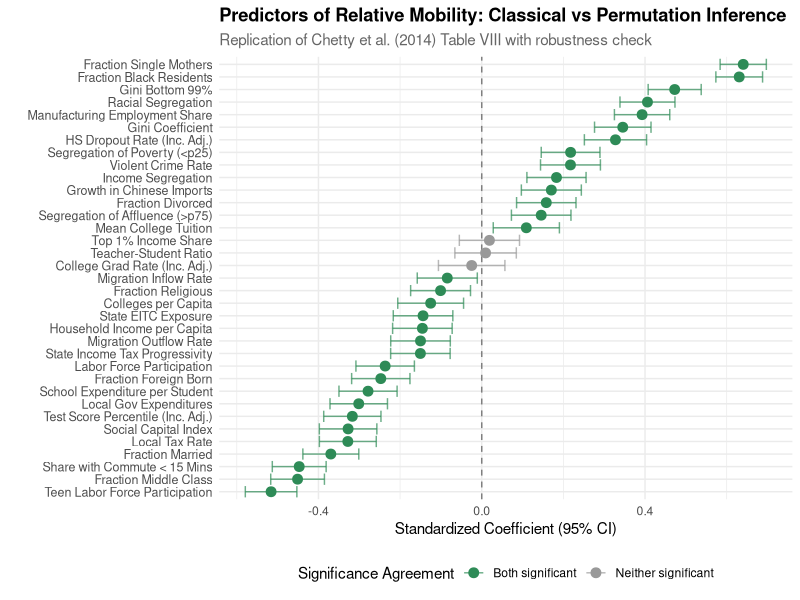
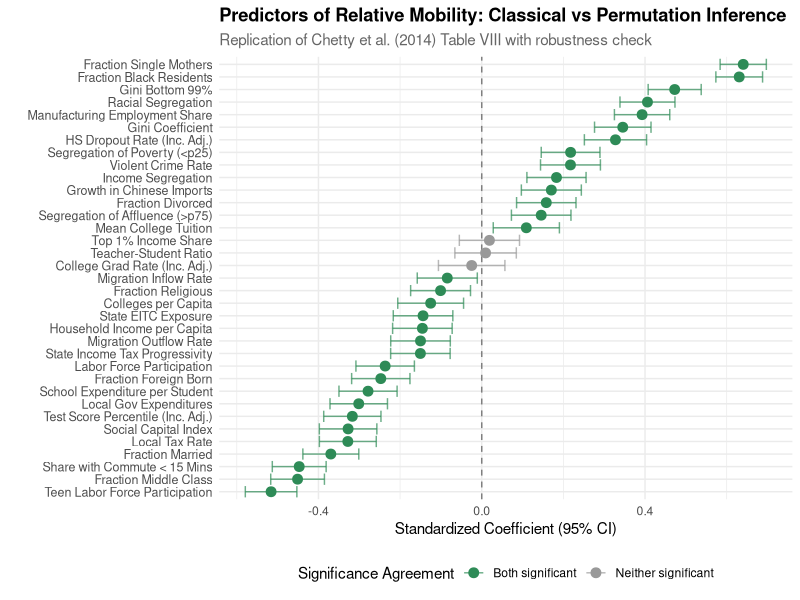

Recreate these plots in R, in order.
## ---- chunk 1
knitr::opts_chunk$set(
  echo = TRUE,
  message = TRUE,
  warning = TRUE,
  tidy = TRUE,
  tidy.opts = list(width.cutoff = 55),
  comment = NA
)
options(width = 70)
## ---- chunk 2
library(tidyverse)
library(broom)
## ---- chunk 3
# Load Online Data Table 5 (Mobility Estimates)
# Row 50 contains column headers, so skip first 49 rows
table5 <- read.csv("Online_Data_Table_5.csv",
  skip = 49,
  header = TRUE,
  stringsAsFactors = FALSE
)

# Remove rows with column numbers "(1)", "(2)", etc. and empty rows
table5 <- table5[!grepl("^\\(\\d+\\)$", table5[, 1]) & table5[, 1] != "", ]
rownames(table5) <- NULL

# Load Online Data Table 8 (CZ Characteristics)
# Row 7 contains column headers, so skip first 6 rows
table8 <- read.csv("Online_Data_Table_8.csv",
  skip = 6,
  header = TRUE,
  stringsAsFactors = FALSE
)

# Remove invalid rows (negative CZ codes are metadata)
table8 <- table8[as.numeric(table8[, 1]) > 0 & !is.na(table8[, 1]), ]
rownames(table8) <- NULL

if (nrow(table8) == 0) {
  stop("ERROR: Online_Data_Table_8.csv loaded 0 rows! Check file location.")
}

cat(sprintf("Loaded Table 5: %d CZs with mobility estimates\n", nrow(table5)))
cat(sprintf("Loaded Table 8: %d CZs with characteristics\n", nrow(table8)))
## ---- chunk 4
# Clean column names (R converts spaces and special chars to dots)
names(table5) <- gsub("^X\\.", "", names(table5))
names(table8) <- gsub("^X\\.", "", names(table8))

# Rename key columns for clarity
colnames(table5)[1] <- "CZ"
colnames(table5)[5] <- "AM"          # Absolute Mobility
colnames(table5)[6] <- "RM"          # Relative Mobility
colnames(table5)[4] <- "n_children"
colnames(table8)[1] <- "CZ"

# Convert CZ to numeric for joining
table5$CZ <- as.numeric(table5$CZ)
table8$CZ <- as.numeric(table8$CZ)
## ---- chunk 5
# Merge mobility estimates with CZ characteristics
data <- table5 %>%
  select(CZ, RM, AM, n_children) %>%
  inner_join(table8, by = "CZ")

# Convert covariate columns to numeric
numeric_cols <- c("RM", "AM", "n_children", names(table8)[4:ncol(table8)])
for (col in numeric_cols) {
  if (col %in% names(data)) {
    data[[col]] <- as.numeric(data[[col]])
  }
}

# Apply sample restriction: n >= 250 children
data <- data %>%
  mutate(n250 = ifelse(n_children >= 250, 1, 0))

df <- data %>%
  filter(n250 == 1) %>%
  filter(!is.na(RM))

cat(sprintf("Final sample: %d CZs with n >= 250 children\n", nrow(df)))
cat(sprintf("(Dropped %d CZs with insufficient sample size)\n", nrow(data) - nrow(df)))
## ---- chunk 6
#' Permutation Regression Test (DiCiccio & Romano 2017, Theorem 3.2)
#'
#' Tests H0: beta = 0 using a heteroskedasticity-robust Wald statistic.
#' The test permutes Y values to generate the null distribution.
#'
#' @param X Matrix of predictor variables (must be centered to mean zero)
#' @param Y Vector of response variable (must be centered to mean zero)
#' @param B Number of permutations (default: 10,000)
#' @param seed Random seed for reproducibility
#' @return List with observed statistic, permutation distribution, and p-value

perm_test_regression <- function(X, Y, B = 10000, seed = NULL) {
  if (!is.null(seed)) set.seed(seed)

  X <- as.matrix(X)
  Y <- as.numeric(Y)
  n <- nrow(X)

  if (n != length(Y)) stop("X and Y must have same number of rows")

  # Always include an intercept (per Remark 3.1 of the paper)
  X <- cbind(1, X)

  # Compute the heteroskedasticity-robust Wald statistic S_n
  compute_Sn <- function(X, Y) {
    XtX <- crossprod(X)              # X'X
    XtY <- crossprod(X, Y)           # X'Y
    beta_hat <- solve(XtX, XtY)      # OLS estimate
    resid <- as.vector(Y - X %*% beta_hat)

    Sigma_hat <- XtX / n             # (1/n) X'X
    r2 <- resid^2
    Omega_hat <- crossprod(X, X * r2) / n  # HC0 robust covariance

    tmp <- solve(Sigma_hat, beta_hat)
    as.numeric(n * t(tmp) %*% Omega_hat %*% tmp)
  }

  # Observed test statistic
  S_obs <- compute_Sn(X, Y)

  # Generate permutation distribution under H0
  S_perm <- replicate(B, {
    Y_perm <- sample(Y, replace = FALSE)  # Permute Y values
    compute_Sn(X, Y_perm)
  })

  # Compute p-value (proportion of permuted stats >= observed)
  # +1 correction ensures valid p-value (Phipson & Smyth, 2010)
  pval <- (sum(S_perm >= S_obs) + 1) / (B + 1)

  list(S_obs = S_obs, S_perm = S_perm, p_value = pval, B = B)
}
## ---- chunk 7
# Column names match R's processing of CSV headers
# (spaces -> dots, special characters -> dots)
covariates_to_test <- list(

  # RACE (1 variable)
  Race = c(
    "Frac..Black"                          # Fraction Black Residents
  ),

  # SEGREGATION (5 variables)
  Segregation = c(
    "Racial.Segregation",                  # Racial Segregation (Theil Index)
    "Income.Segregation",                  # Income Segregation (Theil Index)
    "Segregation.of.Poverty...p25.",       # Segregation of Poverty (<p25)
    "Segregation.of.Affluence...p75.",     # Segregation of Affluence (>p75)
    "Frac..with.Commute...15.Mins"         # Share with Commute < 15 Mins
  ),

  # INCOME DISTRIBUTION (5 variables)
  Income_Distribution = c(
    "Household.Income.per.capita",         # Household Income per Capita
    "Gini",                                # Gini Coefficient
    "Top.1..Income.Share",                 # Top 1% Income Share
    "Gini.Bottom.99.",                     # Gini Bottom 99%
    "Frac..Between.p25.and.p75"            # Fraction Middle Class
  ),

  # K-12 EDUCATION (4 variables)
  K12_Education = c(
    "School.Expenditure.per.Student",      # School Expenditure per Student
    "Teacher.Student.Ratio",               # Teacher-Student Ratio
    "Test.Score.Percentile..Income.Adjusted",    # Test Scores (Income Adjusted)
    "High.School.Dropout.Rate..Income.Adjusted." # Dropout Rate (Income Adjusted)
  ),

  # SOCIAL CAPITAL (3 variables)
  Social_Capital = c(
    "Social.Capital.Index",                # Social Capital Index
    "Fraction.Religious",                  # Fraction Religious
    "Violent.Crime.Rate"                   # Violent Crime Rate
  ),

  # FAMILY STRUCTURE (3 variables)
  Family_Structure = c(
    "Fraction.of.Children.with.Single.Mothers",  # Fraction Single Mothers
    "Fraction.of.Adults.Divorced",               # Fraction Divorced
    "Fraction.of.Adults.Married"                 # Fraction Married
  ),

  # TAX (4 variables)
  Tax = c(
    "Local.Tax.Rate",                      # Local Tax Rate
    "Local.Government.Expenditures.Per.Capita",  # Local Gov Expenditures
    "State.EITC.Exposure",                 # State EITC Exposure
    "State.Income.Tax.Progressivity"       # State Income Tax Progressivity
  ),

  # COLLEGE (3 variables)
  College = c(
    "Number.of.Colleges.per.Capita",       # Colleges per Capita
    "College.Tuition",                     # Mean College Tuition
    "College.Graduation.Rate..Income.Adjusted."  # Graduation Rate (Inc. Adj.)
  ),

  # LOCAL LABOR MARKET (4 variables)
  Local_Labor_Market = c(
    "Labor.Force.Participation.Rate",      # Labor Force Participation
    "Manufacturing.Employment.Share",      # Manufacturing Employment Share
    "Growth.in.Chinese.Imports.1990.2000", # Growth in Chinese Imports
    "Teenage.Labor.Force.Participation.Rate"  # Teen Labor Force Participation
  ),

  # MIGRATION (3 variables)
  Migration = c(
    "Migration.Inflow.Rate",               # Migration Inflow Rate
    "Migration.Outlflow.Rate",             # Migration Outflow Rate
    "Frac..Foreign.Born"                   # Fraction Foreign Born
  )
)

all_covariates <- unlist(covariates_to_test, use.names = FALSE)
cat(sprintf("Testing %d covariates across %d categories\n",
  length(all_covariates), length(covariates_to_test)))
## ---- chunk 8
# Initialize results dataframe
results <- data.frame(
  category = character(),
  covariate = character(),
  n_obs = integer(),
  beta = numeric(),           # Standardized coefficient (= Pearson r)
  se = numeric(),             # Standard error
  t_stat = numeric(),         # t-statistic
  p_classical = numeric(),    # Classical p-value
  stringsAsFactors = FALSE
)

# Loop through all covariates
for (category_name in names(covariates_to_test)) {
  cat(sprintf("\n%s:\n", toupper(category_name)))
  cat(paste(rep("-", 70), collapse = ""), "\n")

  for (covariate_name in covariates_to_test[[category_name]]) {

    # Check if covariate exists in data
    if (!(covariate_name %in% names(df))) {
      cat(sprintf("  %s: NOT FOUND\n", covariate_name))
      next
    }

    # Extract complete cases
    temp_data <- df %>%
      select(RM, all_of(covariate_name)) %>%
      drop_na()

    if (nrow(temp_data) < 50) {
      cat(sprintf("  %s: Insufficient data (n=%d)\n", covariate_name, nrow(temp_data)))
      next
    }

    n_obs <- nrow(temp_data)

    # Standardize variables (mean 0, SD 1)
    y <- temp_data$RM
    y_std <- (y - mean(y)) / sd(y)
    x <- temp_data[[covariate_name]]
    x_std <- (x - mean(x)) / sd(x)

    # Fit OLS regression
    fit <- lm(y_std ~ x_std)
    fit_summary <- summary(fit)
    coef_table <- coef(fit_summary)

    beta <- coef_table[2, "Estimate"]
    se <- coef_table[2, "Std. Error"]
    t_stat <- coef_table[2, "t value"]
    p_classical <- coef_table[2, "Pr(>|t|)"]

    # Store results
    results <- rbind(results, data.frame(
      category = category_name,
      covariate = covariate_name,
      n_obs = n_obs,
      beta = beta,
      se = se,
      t_stat = t_stat,
      p_classical = p_classical
    ))

    # Print result
    sig_icon <- ifelse(p_classical < 0.05, "*", " ")
    cat(sprintf("  %-35s n=%3d  b=%6.3f  p=%5.3f%s\n",
      substr(covariate_name, 1, 35), n_obs, beta, p_classical, sig_icon))
  }
}

# Summary
cat(sprintf("\n\nCLASSICAL OLS SUMMARY\n"))
cat(paste(rep("=", 70), collapse = ""), "\n")
cat(sprintf("Total covariates tested: %d\n", nrow(results)))
cat(sprintf("Significant at alpha=0.05: %d (%.1f%%)\n",
  sum(results$p_classical < 0.05),
  100 * mean(results$p_classical < 0.05)))
## ---- chunk 9
# Add permutation results columns
results$p_perm <- NA
results$classical_sig <- results$p_classical < 0.05
results$perm_sig <- NA
results$agree <- NA

# Loop through covariates
for (i in 1:nrow(results)) {
  covariate_name <- results$covariate[i]
  category_name <- results$category[i]

  if (i == 1 || results$category[i] != results$category[i - 1]) {
    cat(sprintf("\n%s:\n", toupper(category_name)))
    cat(paste(rep("-", 70), collapse = ""), "\n")
  }

  # Extract and standardize data
  temp_data <- df %>%
    select(RM, all_of(covariate_name)) %>%
    drop_na()

  y <- temp_data$RM
  y_std <- (y - mean(y)) / sd(y)
  x <- temp_data[[covariate_name]]
  x_std <- (x - mean(x)) / sd(x)

  # Center to mean zero (required for permutation test)
  x_m0 <- x_std - mean(x_std)
  y_m0 <- y_std - mean(y_std)

  # Run permutation regression test
  perm_result <- perm_test_regression(
    X = x_m0,
    Y = y_m0,
    B = 10000,
    seed = 42 + i  # Different seed for each test, but reproducible
  )

  p_perm <- perm_result$p_value
  results$p_perm[i] <- p_perm
  results$perm_sig[i] <- p_perm < 0.05
  results$agree[i] <- results$classical_sig[i] == results$perm_sig[i]

  # Print result
  agree_icon <- ifelse(results$agree[i], "[OK]", "[X]")
  sig_icon <- ifelse(results$classical_sig[i], "*", " ")

  cat(sprintf("  %s %-30s b=%6.3f  p_class=%5.3f  p_perm=%5.3f%s\n",
    agree_icon,
    substr(covariate_name, 1, 30),
    results$beta[i],
    results$p_classical[i],
    p_perm,
    sig_icon))
}
## ---- chunk 10
cat("\n")
cat(paste(rep("=", 70), collapse = ""), "\n")
cat("RESULTS SUMMARY\n")
cat(paste(rep("=", 70), collapse = ""), "\n\n")

cat("1. CLASSICAL OLS (Replicating Chetty et al.)\n")
cat(sprintf("   - Covariates tested: %d\n", nrow(results)))
cat(sprintf("   - Significant (p < 0.05): %d (%.1f%%)\n",
  sum(results$classical_sig),
  100 * mean(results$classical_sig)))

cat("\n2. PERMUTATION REGRESSION (DiCiccio & Romano 2017)\n")
cat(sprintf("   - Significant (p < 0.05): %d (%.1f%%)\n",
  sum(results$perm_sig),
  100 * mean(results$perm_sig)))

cat("\n3. AGREEMENT ANALYSIS\n")
cat(sprintf("   - Methods agree: %d/%d (%.1f%%)\n",
  sum(results$agree),
  nrow(results),
  100 * mean(results$agree)))

# Show any disagreements
disagreements <- results %>% filter(!agree)

if (nrow(disagreements) > 0) {
  cat(sprintf("\n   DISAGREEMENTS (%d):\n", nrow(disagreements)))
  for (j in 1:nrow(disagreements)) {
    row <- disagreements[j, ]
    cat(sprintf("   - %s: Classical p=%.3f (%s), Perm p=%.3f (%s)\n",
      row$covariate,
      row$p_classical,
      ifelse(row$classical_sig, "SIG", "NOT SIG"),
      row$p_perm,
      ifelse(row$perm_sig, "SIG", "NOT SIG")))
  }
} else {
  cat("\n   No disagreements - all methods agree on significance!\n")
}

cat("\n4. P-VALUE CORRELATION\n")
cat(sprintf("   - Correlation between classical and permutation p-values: r = %.3f\n",
  cor(results$p_classical, results$p_perm)))
## ---- chunk 11
nonsig <- results %>%
  filter(!classical_sig & !perm_sig) %>%
  select(category, covariate, beta, p_classical, p_perm)

if (nrow(nonsig) > 0) {
  cat("\nCovariates NOT significant under both methods:\n\n")
  for (j in 1:nrow(nonsig)) {
    cat(sprintf("  - %s (b=%.3f, p_class=%.3f, p_perm=%.3f)\n",
      nonsig$covariate[j], nonsig$beta[j],
      nonsig$p_classical[j], nonsig$p_perm[j]))
  }
} else {
  cat("\nAll covariates were significant under at least one method.\n")
}
## ---- chunk 12
# Create output directory if needed
if (!dir.exists("output")) {
  dir.create("output", recursive = TRUE)
}

# Clean up covariate names for readability
results_clean <- results %>%
  mutate(covariate_clean = case_when(
    covariate == "Frac..Black" ~ "Fraction Black Residents",
    covariate == "Racial.Segregation" ~ "Racial Segregation",
    covariate == "Income.Segregation" ~ "Income Segregation",
    covariate == "Segregation.of.Poverty...p25." ~ "Segregation of Poverty (<p25)",
    covariate == "Segregation.of.Affluence...p75." ~ "Segregation of Affluence (>p75)",
    covariate == "Frac..with.Commute...15.Mins" ~ "Share with Commute < 15 Mins",
    covariate == "Household.Income.per.capita" ~ "Household Income per Capita",
    covariate == "Gini" ~ "Gini Coefficient",
    covariate == "Top.1..Income.Share" ~ "Top 1% Income Share",
    covariate == "Gini.Bottom.99." ~ "Gini Bottom 99%",
    covariate == "Frac..Between.p25.and.p75" ~ "Fraction Middle Class",
    covariate == "School.Expenditure.per.Student" ~ "School Expenditure per Student",
    covariate == "Teacher.Student.Ratio" ~ "Teacher-Student Ratio",
    covariate == "Test.Score.Percentile..Income.Adjusted" ~ "Test Score Percentile (Inc. Adj.)",
    covariate == "High.School.Dropout.Rate..Income.Adjusted." ~ "HS Dropout Rate (Inc. Adj.)",
    covariate == "Social.Capital.Index" ~ "Social Capital Index",
    covariate == "Fraction.Religious" ~ "Fraction Religious",
    covariate == "Violent.Crime.Rate" ~ "Violent Crime Rate",
    covariate == "Fraction.of.Children.with.Single.Mothers" ~ "Fraction Single Mothers",
    covariate == "Fraction.of.Adults.Divorced" ~ "Fraction Divorced",
    covariate == "Fraction.of.Adults.Married" ~ "Fraction Married",
    covariate == "Local.Tax.Rate" ~ "Local Tax Rate",
    covariate == "Local.Government.Expenditures.Per.Capita" ~ "Local Gov Expenditures",
    covariate == "State.EITC.Exposure" ~ "State EITC Exposure",
    covariate == "State.Income.Tax.Progressivity" ~ "State Income Tax Progressivity",
    covariate == "Number.of.Colleges.per.Capita" ~ "Colleges per Capita",
    covariate == "College.Tuition" ~ "Mean College Tuition",
    covariate == "College.Graduation.Rate..Income.Adjusted." ~ "College Grad Rate (Inc. Adj.)",
    covariate == "Labor.Force.Participation.Rate" ~ "Labor Force Participation",
    covariate == "Manufacturing.Employment.Share" ~ "Manufacturing Employment Share",
    covariate == "Growth.in.Chinese.Imports.1990.2000" ~ "Growth in Chinese Imports",
    covariate == "Teenage.Labor.Force.Participation.Rate" ~ "Teen Labor Force Participation",
    covariate == "Migration.Inflow.Rate" ~ "Migration Inflow Rate",
    covariate == "Migration.Outlflow.Rate" ~ "Migration Outflow Rate",
    covariate == "Frac..Foreign.Born" ~ "Fraction Foreign Born",
    TRUE ~ gsub("\\.", " ", covariate)
  ))

# Save results
write.csv(results_clean,
  "output/mobility_test_results.csv",
  row.names = FALSE)
cat("Saved: output/mobility_test_results.csv\n")

# Save workspace
save(results, results_clean, df, covariates_to_test,
  file = "output/mobility_analysis_workspace.RData")
cat("Saved: output/mobility_analysis_workspace.RData\n")
## ---- chunk 13
# Prepare data for plotting
plot_data <- results_clean %>%
  mutate(
    sig_status = case_when(
      classical_sig & perm_sig ~ "Both significant",
      !classical_sig & !perm_sig ~ "Neither significant",
      TRUE ~ "Disagreement"
    )
  ) %>%
  arrange(beta)

plot_data$covariate_clean <- factor(
  plot_data$covariate_clean,
  levels = plot_data$covariate_clean
)

# Create coefficient plot
p <- ggplot(plot_data, aes(x = beta, y = covariate_clean)) +
  geom_vline(xintercept = 0, linetype = "dashed", color = "gray50") +
  geom_errorbar(
    aes(xmin = beta - 1.96 * se, xmax = beta + 1.96 * se, color = sig_status),
    height = 0.3, alpha = 0.7
  ) +
  geom_point(aes(color = sig_status), size = 3) +
  scale_color_manual(values = c(
    "Both significant" = "#2E8B57",
    "Neither significant" = "gray60",
    "Disagreement" = "#DC143C"
  )) +
  labs(
    title = "Predictors of Relative Mobility: Classical vs Permutation Inference",
    subtitle = "Replication of Chetty et al. (2014) Table VIII with robustness check",
    x = "Standardized Coefficient (95% CI)",
    y = "",
    color = "Significance Agreement"
  ) +
  theme_minimal() +
  theme(
    legend.position = "bottom",
    axis.text.y = element_text(size = 9),
    plot.title = element_text(face = "bold"),
    plot.subtitle = element_text(color = "gray40")
  )

print(p)

ggsave("output/coefficient_plot.png", p, width = 10, height = 9, dpi = 300)
cat("Saved: output/coefficient_plot.png\n")
## ---- chunk 14
cat(paste(rep("=", 70), collapse = ""), "\n")
cat("CONCLUSION\n")
cat(paste(rep("=", 70), collapse = ""), "\n\n")

agreement_pct <- 100 * mean(results$agree)

if (agreement_pct == 100) {
  cat("All 35 covariates show IDENTICAL significance conclusions under both\n")
  cat("classical OLS and permutation regression inference.\n\n")
  cat("This demonstrates that Chetty et al.'s findings are ROBUST to the\n")
  cat("choice of inference method and do not depend on asymptotic normality\n")
  cat("assumptions.\n")
} else {
  cat(sprintf("%.1f%% of covariates show identical significance conclusions.\n", agreement_pct))
  cat(sprintf("%d covariates show disagreement between methods.\n", sum(!results$agree)))
}

cat(sprintf("\n\nKey Statistics:\n"))
cat(sprintf("  - Sample size: %d Commuting Zones\n", nrow(df)))
cat(sprintf("  - Covariates tested: %d\n", nrow(results)))
cat(sprintf("  - Classically significant: %d (%.1f%%)\n",
    sum(results$classical_sig), 100*mean(results$classical_sig)))
cat(sprintf("  - Permutation significant: %d (%.1f%%)\n",
    sum(results$perm_sig), 100*mean(results$perm_sig)))
cat(sprintf("  - P-value correlation: r = %.3f\n", cor(results$p_classical, results$p_perm)))
